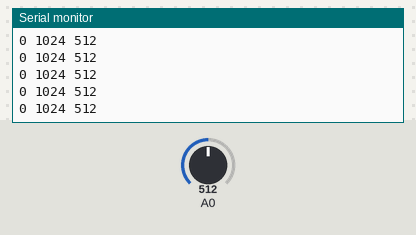
Simulated run of this sketch. Board: Arduino Uno, built with avr-gcc and run on an emulated ATmega328P. Shown: the last lines printed to the serial monitor. Inputs (shaded band) come from the test bench; at power-on: A0 = 512.

Above: at 4.2 s.
4.3 s: A0 set to 985
At 4.9 s:
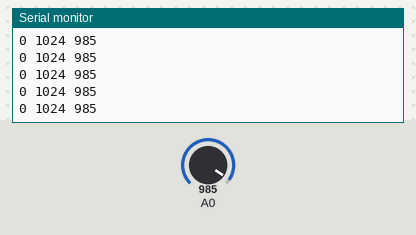
5.8 s: A0 set to 1013
At 6.6 s:
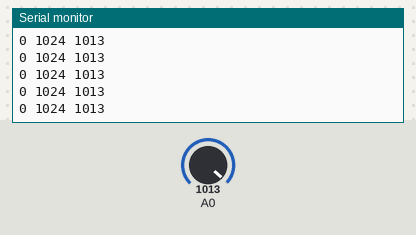
Timing chart, 0 to 8.8 s (numbered marks = the images above; inputs shaded):
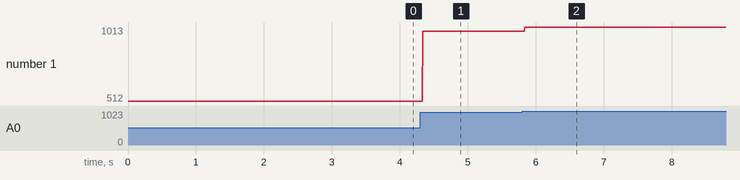

The sketch:

sensor.ino
```cpp
void setup() {
  // put your setup code here, to run once:
  Serial.begin(19200);
  pinMode(A0, INPUT);
}

void loop() {
  // put your main code here, to run repeatedly:
  int value;

  value = analogRead(A0);
  Serial.print("0 1024 ");
  Serial.println(value);


}
```

Measured:
- after the input at 4.3 s, the serial monitor: prints a new line at once (image 1)
- after the input at 5.8 s, the serial monitor: prints a new line at once (image 2)
- plotted number 1: 512 → 985 after the input at 4.3 s, 985 → 1013 after the input at 5.8 s
